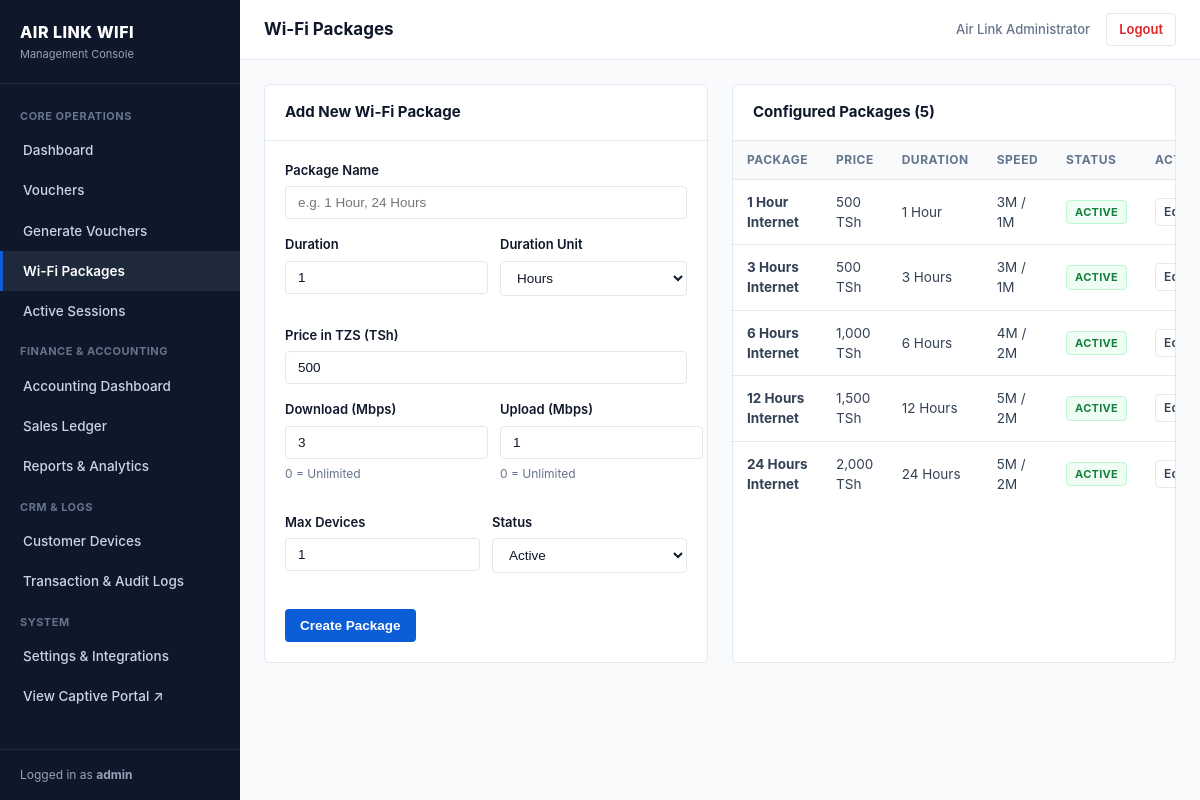
Screenshot of /admin/packages.php (signed in) with the database file from the repository.
### tables this page shows
CREATE TABLE `settings` (
  `id` INT UNSIGNED NOT NULL AUTO_INCREMENT,
  `setting_key` VARCHAR(100) NOT NULL,
  `setting_value` TEXT NULL,
  `setting_group` VARCHAR(50) NOT NULL DEFAULT 'general',
  `description` VARCHAR(255) NULL,
  `updated_at` TIMESTAMP NOT NULL DEFAULT CURRENT_TIMESTAMP ON UPDATE CURRENT_TIMESTAMP,
  PRIMARY KEY (`id`),
  UNIQUE KEY `uk_setting_key` (`setting_key`)
);

CREATE TABLE `packages` (
  `id` INT UNSIGNED NOT NULL AUTO_INCREMENT,
  `name` VARCHAR(100) NOT NULL,
  `price` DECIMAL(10,2) NOT NULL DEFAULT 0.00,
  `duration` INT UNSIGNED NOT NULL,
  `duration_unit` ENUM('minutes', 'hours', 'days') NOT NULL DEFAULT 'hours',
  `download_speed` INT UNSIGNED NOT NULL DEFAULT 0 COMMENT 'Mbps (0 = unlimited)',
  `upload_speed` INT UNSIGNED NOT NULL DEFAULT 0 COMMENT 'Mbps (0 = unlimited)',
  `max_devices` TINYINT UNSIGNED NOT NULL DEFAULT 1,
  `status` ENUM('active', 'inactive') NOT NULL DEFAULT 'active',
  `created_at` TIMESTAMP NOT NULL DEFAULT CURRENT_TIMESTAMP,
  `updated_at` TIMESTAMP NOT NULL DEFAULT CURRENT_TIMESTAMP ON UPDATE CURRENT_TIMESTAMP,
  PRIMARY KEY (`id`),
  KEY `idx_status` (`status`)
);

### config/database.php (called while the page is built, shortened)
<?php
class Database {
    private static ?PDO $instance = null;
    private static array $settingsCache = [];
    public static function getConnection(): PDO {
        if (self::$instance === null) {
            $dsn = sprintf(
                'mysql:host=%s;port=%s;dbname=%s;charset=utf8mb4',
                DB_HOST,
                DB_PORT,
                DB_NAME
            );
            $options = [
                PDO::ATTR_ERRMODE            => PDO::ERRMODE_EXCEPTION,
                PDO::ATTR_DEFAULT_FETCH_MODE => PDO::FETCH_ASSOC,
                PDO::ATTR_EMULATE_PREPARES   => false,
                PDO::MYSQL_ATTR_INIT_COMMAND => "SET NAMES utf8mb4 COLLATE utf8mb4_unicode_ci, time_zone = '+03:00'",
            ];
            try {
                self::$instance = new PDO($dsn, DB_USER, DB_PASSWORD, $options);
            } catch (PDOException $e) {
                if (defined('APP_DEBUG') && APP_DEBUG) {
                    throw new RuntimeException("Database connection error: " . $e->getMessage(), (int)$e->getCode());
                }
                throw new RuntimeException("Unable to connect to the authentication database. Please check system configuration.");
            }
        }
        return self::$instance;
    }
    public static function getSetting(string $key, ?string $default = null): ?string {
        if (isset(self::$settingsCache[$key])) {
            return self::$settingsCache[$key];
        }
        try {
            $pdo = self::getConnection();
            $stmt = $pdo->prepare("SELECT `setting_value` FROM `settings` WHERE `setting_key` = :key LIMIT 1");
            $stmt->execute(['key' => $key]);
            $row = $stmt->fetch();
            $value = $row ? (string)$row['setting_value'] : $default;
            self::$settingsCache[$key] = $value;
            return $value;
        } catch (Throwable) {
            return $default;
        }
    }
}

### includes/Auth.php (called while the page is built, shortened)
<?php
require_once __DIR__ . '/../config/database.php';
class Auth {
    public static function check(): bool {
        $lastActive = $_SESSION[self::SESSION_LAST_ACTIVE] ?? 0;
        $timeout = (int)Database::getSetting('session_inactivity_timeout', (string)SESSION_LIFETIME);
        return true;
    }
    public static function user(): ?array {
        return [
            'id'        => $_SESSION[self::SESSION_ADMIN_ID],
            'username'  => $_SESSION[self::SESSION_ADMIN_USER],
            'role'      => $_SESSION[self::SESSION_ADMIN_ROLE],
            'full_name' => $_SESSION[self::SESSION_ADMIN_NAME],
        ];
    }
}

### admin/includes/auth_check.php (called while the page is built, shortened)
<?php
require_once __DIR__ . '/../../config/database.php';
require_once __DIR__ . '/../../includes/Auth.php';
require_once __DIR__ . '/../../includes/ViewHelper.php';
$currentUser = Auth::user();

### admin/packages.php (the view, shortened to what this page needs)
<?php
require_once __DIR__ . '/includes/auth_check.php';
$pageTitle = "Wi-Fi Packages";
$pdo = Database::getConnection();
$editPackage = null;
$packages = $pdo->query("SELECT * FROM `packages` ORDER BY `price` ASC")->fetchAll();
include __DIR__ . '/includes/header.php';
?>
<div style="display: grid; grid-template-columns: repeat(auto-fit, minmax(360px, 1fr)); gap: 24px;">
    <div class="card">
        <div class="card-header">
            <h3 class="card-title"><?= $editPackage ? 'Edit Package: ' . ViewHelper::e($editPackage['name']) : 'Add New Wi-Fi Package' ?></h3>
        </div>
        <div class="card-body">
            <form method="POST" action="packages.php">
                <div class="form-group">
                    <label for="name" class="form-label">Package Name</label>
                    <input
                        type="text"
                        name="name"
                        id="name"
                        class="form-control"
                        placeholder="e.g. 1 Hour, 24 Hours"
                        value="<?= ViewHelper::e($editPackage['name'] ?? '') ?>"
                        required
                    >
                </div>
                <div style="display: grid; grid-template-columns: 1fr 1fr; gap: 12px; margin-top: 14px;">
                    <div class="form-group">
                        <label for="duration" class="form-label">Duration</label>
                        <input
                            type="number"
                            name="duration"
                            id="duration"
                            class="form-control"
                            value="<?= (int)($editPackage['duration'] ?? 1) ?>"
                            min="1"
                            required
                        >
                    </div>
                    <div class="form-group">
                        <label for="duration_unit" class="form-label">Duration Unit</label>
                        <select name="duration_unit" id="duration_unit" class="form-control" required>
                            <option value="hours" <?= ($editPackage['duration_unit'] ?? 'hours') === 'hours' ? 'selected' : '' ?>>Hours</option>
                        </select>
                    </div>
                </div>
                <div class="form-group" style="margin-top: 14px;">
                    <label for="price" class="form-label">Price in TZS (TSh)</label>
                    <input
                        type="number"
                        name="price"
                        id="price"
                        class="form-control"
                        step="50"
                        placeholder="e.g. 500, 1000, 2000"
                        value="<?= (float)($editPackage['price'] ?? 500) ?>"
                        required
                    >
                </div>
                <div style="display: grid; grid-template-columns: 1fr 1fr; gap: 12px; margin-top: 14px;">
                    <div class="form-group">
                        <label for="download_speed" class="form-label">Download (Mbps)</label>
                        <input
                            type="number"
                            name="download_speed"
                            id="download_speed"
                            class="form-control"
                            value="<?= (int)($editPackage['download_speed'] ?? 3) ?>"
                            min="0"
                        >
                        <div class="form-help">0 = Unlimited</div>
                    </div>
                    <div class="form-group">
                        <label for="upload_speed" class="form-label">Upload (Mbps)</label>
                        <input
                            type="number"
                            name="upload_speed"
                            id="upload_speed"
                            class="form-control"
                            value="<?= (int)($editPackage['upload_speed'] ?? 1) ?>"
                            min="0"
                        >
                        <div class="form-help">0 = Unlimited</div>
                    </div>
                </div>
                <div style="display: grid; grid-template-columns: 1fr 1fr; gap: 12px; margin-top: 14px;">
                    <div class="form-group">
                        <label for="max_devices" class="form-label">Max Devices</label>
                        <input
                            type="number"
                            name="max_devices"
                            id="max_devices"
                            class="form-control"
                            value="<?= (int)($editPackage['max_devices'] ?? 1) ?>"
                            min="1"
                            max="10"
                        >
                    </div>
                    <div class="form-group">
                        <label for="status" class="form-label">Status</label>
                        <select name="status" id="status" class="form-control">
                            <option value="active" <?= ($editPackage['status'] ?? 'active') === 'active' ? 'selected' : '' ?>>Active</option>
                        </select>
                    </div>
                </div>
                <button type="submit" class="btn btn-primary" style="margin-top: 20px;">
                    <?= $editPackage ? 'Save Package Changes' : 'Create Package' ?>
                </button>
            </form>
        </div>
    </div>
    <div class="card">
        <div class="card-header">
            <h3 class="card-title">Configured Packages (<?= count($packages) ?>)</h3>
        </div>
        <div class="card-body" style="padding: 0;">
            <div class="table-responsive">
                <table class="data-table">
                    <thead>
                        <tr>
                            <th>Package</th>
                            <th>Price</th>
                            <th>Duration</th>
                            <th>Speed</th>
                            <th>Status</th>
                            <th>Actions</th>
                        </tr>
                    </thead>
                    <tbody>
                        <?php foreach ($packages as $p): ?>
                            <tr>
                                <td><strong><?= ViewHelper::e($p['name']) ?></strong></td>
                                <td><?= ViewHelper::formatCurrency($p['price']) ?></td>
                                <td><?= ViewHelper::formatDuration($p['duration'], $p['duration_unit']) ?></td>
                                <td>
                                    <?= (int)$p['download_speed'] ?>M / <?= (int)$p['upload_speed'] ?>M
                                </td>
                                <td><?= ViewHelper::statusBadge($p['status']) ?></td>
                                <td>
                                    <div style="display: flex; gap: 6px;">
                                        <a href="packages.php?edit=<?= (int)$p['id'] ?>" class="btn btn-secondary btn-sm">Edit</a>
                                    </div>
                                </td>
                            </tr>
                        <?php endforeach; ?>
                    </tbody>
                </table>
            </div>
        </div>
    </div>
</div>
<?php include __DIR__ . '/includes/footer.php'; ?>

### admin/includes/header.php (shortened to what this page needs)
<?php
$currentPage = basename($_SERVER['PHP_SELF'] ?? '');
$brand = Database::getSetting('brand_name', APP_BRAND);
?>
<!DOCTYPE html>
<html lang="en">
<head>
    <link rel="stylesheet" href="../assets/css/admin.css">
</head>
<body>
<div class="admin-layout">
    <aside class="sidebar" id="sidebar">
        <div class="sidebar-header">
            <div class="sidebar-brand"><?= ViewHelper::e($brand) ?> WIFI</div>
            <div class="sidebar-tagline">Management Console</div>
        </div>
        <nav class="sidebar-nav">
            <div class="nav-label">Core Operations</div>
            <a href="index.php" class="nav-link <?= $currentPage === 'index.php' ? 'active' : '' ?>">Dashboard</a>
            <a href="vouchers.php" class="nav-link <?= in_array($currentPage, ['vouchers.php', 'voucher-print.php']) ? 'active' : '' ?>">Vouchers</a>
            <a href="voucher-create.php" class="nav-link <?= $currentPage === 'voucher-create.php' ? 'active' : '' ?>">Generate Vouchers</a>
            <a href="packages.php" class="nav-link <?= $currentPage === 'packages.php' ? 'active' : '' ?>">Wi-Fi Packages</a>
            <a href="sessions.php" class="nav-link <?= $currentPage === 'sessions.php' ? 'active' : '' ?>">Active Sessions</a>
            <div class="nav-label">Finance & Accounting</div>
            <a href="accounting.php" class="nav-link <?= $currentPage === 'accounting.php' ? 'active' : '' ?>">Accounting Dashboard</a>
            <a href="sales.php" class="nav-link <?= $currentPage === 'sales.php' ? 'active' : '' ?>">Sales Ledger</a>
            <a href="reports.php" class="nav-link <?= $currentPage === 'reports.php' ? 'active' : '' ?>">Reports & Analytics</a>
            <div class="nav-label">CRM & Logs</div>
            <a href="customers.php" class="nav-link <?= $currentPage === 'customers.php' ? 'active' : '' ?>">Customer Devices</a>
            <a href="logs.php" class="nav-link <?= $currentPage === 'logs.php' ? 'active' : '' ?>">Transaction & Audit Logs</a>
            <div class="nav-label">System</div>
            <a href="settings.php" class="nav-link <?= $currentPage === 'settings.php' ? 'active' : '' ?>">Settings & Integrations</a>
            <a href="../public/index.php" target="_blank" class="nav-link">View Captive Portal &nearr;</a>
        </nav>
        <div class="sidebar-footer">
            Logged in as <strong><?= ViewHelper::e($currentUser['username'] ?? 'admin') ?></strong>
        </div>
    </aside>
    <div class="main-wrapper">
        <header class="topbar">
            <div class="topbar-left">
                <h2 class="page-title"><?= isset($pageTitle) ? ViewHelper::e($pageTitle) : 'Overview' ?></h2>
            </div>
            <div class="topbar-right">
                <span class="user-info"><?= ViewHelper::e($currentUser['full_name'] ?? 'Administrator') ?></span>
                <a href="logout.php" class="btn-logout">Logout</a>
            </div>
        </header>
        <main class="content-body">

### includes/ViewHelper.php (shortened to what this page needs)
<?php
class ViewHelper {
    public static function e(?string $value): string {
        return htmlspecialchars((string)$value, ENT_QUOTES, 'UTF-8');
    }
    public static function formatCurrency(float|int|string|null $amount): string {
        $num = (float)($amount ?? 0);
        return number_format($num, 0, '.', ',') . ' ' . APP_CURRENCY_SYMBOL;
    }
    public static function formatDuration(int|string $duration, string $unit): string {
        $d = (int)$duration;
        $u = strtolower(trim($unit));
        return match ($u) {
            'minute', 'minutes' => $d === 1 ? "1 Minute" : "$d Minutes",
            'hour', 'hours'     => $d === 1 ? "1 Hour" : "$d Hours",
            'day', 'days'       => $d === 1 ? "1 Day" : "$d Days",
            default             => "$d " . ucfirst($u),
        };
    }
    public static function statusBadge(string $status): string {
        $statusLower = strtolower(trim($status));
        $classes = match ($statusLower) {
            'unused'       => 'badge-info',
            'active', 'completed' => 'badge-success',
            'expired'      => 'badge-neutral',
            'disabled', 'terminated', 'failed' => 'badge-danger',
            'disconnected', 'pending' => 'badge-warning',
            default        => 'badge-neutral',
        };
        return sprintf(
            '<span class="badge %s">%s</span>',
            self::e($classes),
            self::e(ucfirst($statusLower))
        );
    }
}

### rows the page displays
settings: setting_value "AIR LINK"
packages: name "1 Hour Internet", price "500 TSh", ViewHelper::formatDuration($p['duration'], $p['duration_unit']) "1 Hour", download_speed "3", upload_speed "1", status "ACTIVE"
packages: name "3 Hours Internet", price "500 TSh", ViewHelper::formatDuration($p['duration'], $p['duration_unit']) "3 Hours", download_speed "3", upload_speed "1", status "ACTIVE"
packages: name "6 Hours Internet", price "1,000 TSh", ViewHelper::formatDuration($p['duration'], $p['duration_unit']) "6 Hours", download_speed "4", upload_speed "2", status "ACTIVE"
packages: name "12 Hours Internet", price "1,500 TSh", ViewHelper::formatDuration($p['duration'], $p['duration_unit']) "12 Hours", download_speed "5", upload_speed "2", status "ACTIVE"
packages: name "24 Hours Internet", price "2,000 TSh", ViewHelper::formatDuration($p['duration'], $p['duration_unit']) "24 Hours", download_speed "5", upload_speed "2", status "ACTIVE"

### other values shown
ViewHelper::e($currentUser['username'] ?? 'admin') "admin"
ViewHelper::e($pageTitle) "Wi-Fi Packages"
ViewHelper::e($currentUser['full_name'] ?? 'Administrator') "Air Link Administrator"
count($packages) "5"
